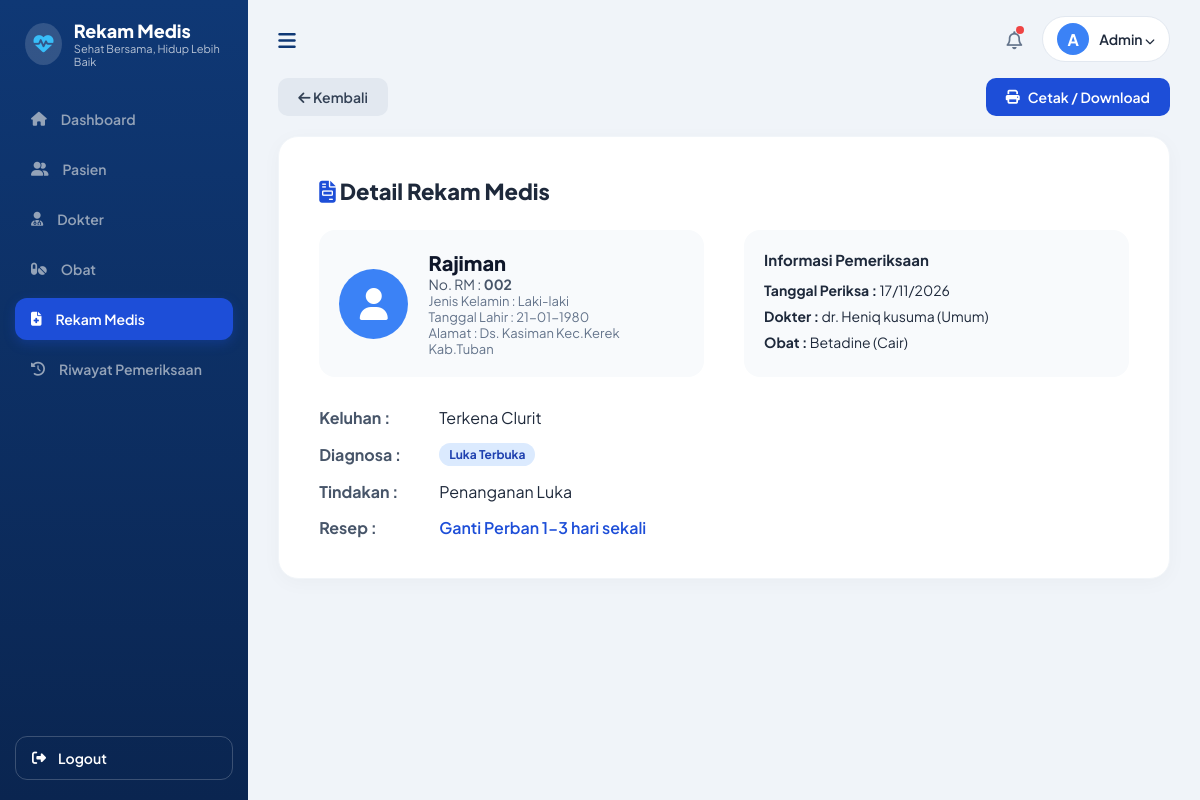
The page /detail_rekam.php?id=3 on the database its author committed.
### tables this page shows
CREATE TABLE `rekam_medis` (
  `id_rekam` int(11) NOT NULL,
  `id_pasien` int(11) NOT NULL,
  `id_dokter` int(11) NOT NULL,
  `id_obat` int(11) NOT NULL,
  `tanggal_periksa` date NOT NULL,
  `keluhan` text NOT NULL,
  `diagnosa` text NOT NULL,
  `tindakan` text NOT NULL,
  `resep` varchar(100) NOT NULL
);

CREATE TABLE `pasien` (
  `id_pasien` int(11) NOT NULL,
  `no_rm` varchar(20) NOT NULL,
  `nama_pasien` varchar(100) NOT NULL,
  `jenis_kelamin` enum('L','P') NOT NULL,
  `tanggal_lahir` date NOT NULL,
  `alamat` text NOT NULL
);

CREATE TABLE `dokter` (
  `id_dokter` int(11) NOT NULL,
  `nama_dokter` varchar(100) NOT NULL,
  `spesialisasi` varchar(50) NOT NULL
);

CREATE TABLE `obat` (
  `id_obat` int(11) NOT NULL,
  `nama_obat` varchar(100) NOT NULL,
  `satuan` varchar(30) NOT NULL,
  `stok` int(11) NOT NULL
);

### detail_rekam.php (the view)
<?php
include 'header.php';
$id = $_GET['id'];
$sql = "SELECT rekam_medis.*,
               pasien.nama_pasien, pasien.no_rm, pasien.jenis_kelamin, pasien.tanggal_lahir, pasien.alamat,
               dokter.nama_dokter, dokter.spesialisasi,
               obat.nama_obat, obat.satuan
        FROM rekam_medis
        JOIN pasien ON rekam_medis.id_pasien = pasien.id_pasien
        JOIN dokter ON rekam_medis.id_dokter = dokter.id_dokter
        JOIN obat ON rekam_medis.id_obat = obat.id_obat
        WHERE rekam_medis.id_rekam = '$id'";
$query = mysqli_query($koneksi, $sql);
$d = mysqli_fetch_assoc($query);
?>
<div style="display: flex; justify-content: space-between; align-items: center; margin-bottom: 20px;">
    <a href="rekam_medis.php" class="btn-secondary"><i class="fa-solid fa-arrow-left"></i> Kembali</a>
    <button onclick="window.print()" class="btn-primary"><i class="fa-solid fa-print"></i> Cetak / Download</button>
</div>
<div class="card" style="padding: 40px;">
    <h2 style="font-size: 22px; font-weight: 800; margin-bottom: 25px;"><i class="fa-solid fa-file-invoice" style="color: #1D4ED8;"></i> Detail Rekam Medis</h2>
    <div style="display: grid; grid-template-columns: 1fr 1fr; gap: 40px; margin-bottom: 30px;">
        <div style="display: flex; gap: 20px; align-items: center; background: #F8FAFC; padding: 20px; border-radius: 16px;">
            <div style="width: 70px; height: 70px; border-radius: 50%; background: #3B82F6; color: white; display: flex; align-items: center; justify-content: center; font-size: 32px;"><i class="fa-solid fa-user"></i></div>
            <div>
                <h3 style="font-size: 20px; font-weight: 800; color: #0F172A;"><?= $d['nama_pasien'] ?></h3>
                <p style="font-size: 14px; color: #475569;">No. RM : <strong><?= $d['no_rm'] ?></strong></p>
                <p style="font-size: 13px; color: #64748B;">Jenis Kelamin : <?= $d['jenis_kelamin'] == 'L' ? 'Laki-laki' : 'Perempuan' ?></p>
                <p style="font-size: 13px; color: #64748B;">Tanggal Lahir : <?= date('d-m-Y', strtotime($d['tanggal_lahir'])) ?></p>
                <p style="font-size: 13px; color: #64748B;">Alamat : <?= $d['alamat'] ?></p>
            </div>
        </div>
        <div style="background: #F8FAFC; padding: 20px; border-radius: 16px;">
            <h4 style="font-size: 15px; font-weight: 700; color: #1E293B; margin-bottom: 12px;">Informasi Pemeriksaan</h4>
            <p style="font-size: 14px; margin-bottom: 8px;"><strong>Tanggal Periksa :</strong> <?= date('d/m/Y', strtotime($d['tanggal_periksa'])) ?></p>
            <p style="font-size: 14px; margin-bottom: 8px;"><strong>Dokter :</strong> <?= $d['nama_dokter'] ?> (<?= $d['spesialisasi'] ?>)</p>
            <p style="font-size: 14px;"><strong>Obat :</strong> <?= $d['nama_obat'] ?> (<?= $d['satuan'] ?>)</p>
        </div>
    </div>
    <div style="display: flex; flex-direction: column; gap: 15px;">
        <div style="display: flex; gap: 20px;">
            <span style="width: 100px; font-weight: 700; color: #475569;">Keluhan :</span>
            <span><?= $d['keluhan'] ?></span>
        </div>
        <div style="display: flex; gap: 20px; align-items: center;">
            <span style="width: 100px; font-weight: 700; color: #475569;">Diagnosa :</span>
            <span class="badge badge-blue"><?= $d['diagnosa'] ?></span>
        </div>
        <div style="display: flex; gap: 20px;">
            <span style="width: 100px; font-weight: 700; color: #475569;">Tindakan :</span>
            <span><?= $d['tindakan'] ?></span>
        </div>
        <div style="display: flex; gap: 20px;">
            <span style="width: 100px; font-weight: 700; color: #475569;">Resep :</span>
            <span style="font-weight: 600; color: #1D4ED8;"><?= $d['resep'] ?></span>
        </div>
    </div>
</div>
<?php include 'footer.php'; ?>

### header.php (style rules this page uses)
* { box-sizing: border-box; margin: 0; padding: 0; font-family: 'Plus Jakarta Sans', sans-serif; }
body { background-color: #F0F4F9; color: #1E293B; display: flex; min-height: 100vh; }
.card { background: #FFFFFF; border-radius: 20px; padding: 24px; box-shadow: 0 4px 20px rgba(0,0,0,0.03); margin-bottom: 24px; border: 1px solid #F1F5F9; }
.btn-primary { background: #1D4ED8; color: white; border: none; padding: 10px 20px; border-radius: 10px; font-weight: 600; font-size: 14px; cursor: pointer; text-decoration: none; display: inline-flex; align-items: center; gap: 8px; transition: 0.2s; }
.btn-secondary { background: #E2E8F0; color: #334155; border: none; padding: 10px 20px; border-radius: 10px; font-weight: 600; font-size: 14px; cursor: pointer; text-decoration: none; }
.badge { padding: 4px 10px; border-radius: 20px; font-size: 12px; font-weight: 700; display: inline-block; }
.badge-blue { background: #DBEAFE; color: #1E40AF; }

### rows shown on the page
rekam_medis: id_pasien.nama_pasien "Rajiman", id_pasien.no_rm "002", id_pasien.tanggal_lahir "21-01-1980", id_pasien.alamat "Ds. Kasiman Kec.Kerek Kab.Tuban", tanggal_periksa "17/11/2026", id_dokter.nama_dokter "dr. Heniq kusuma", id_dokter.spesialisasi "Umum", id_obat.nama_obat "Betadine", id_obat.satuan "Cair", keluhan "Terkena Clurit", diagnosa "Luka Terbuka", tindakan "Penanganan Luka", resep "Ganti Perban 1-3 hari sekali"
